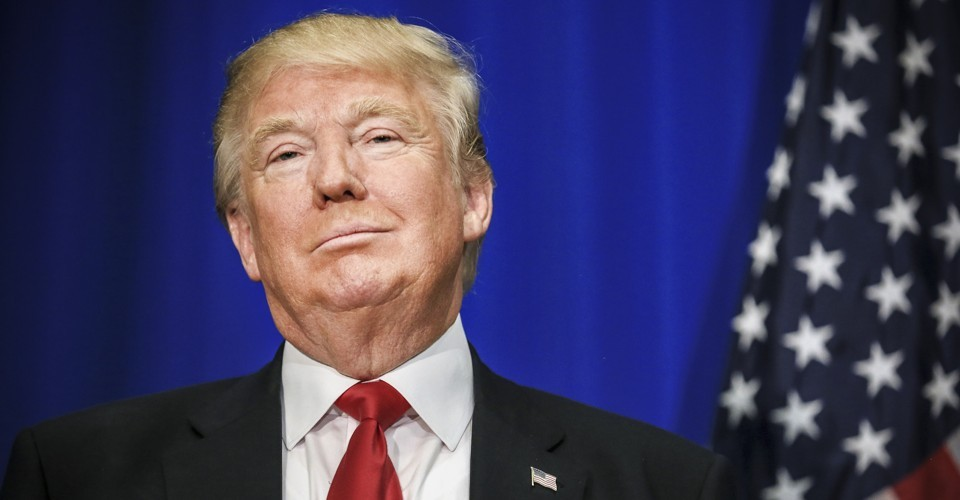
#> input picture res/Trump.jpg, 960 x 500 px, found by its file name
$ jupyter execute --allow-errors 'Segmentation Task 3.ipynb'   (shell and % lines are left out)
#> lines starting #> are read from the running program, lines starting #| are printed output that depends on the picture; after the words box and inside, x2 and y2 are one past the last pixel; in counts of white or black regions, pixels touching at a corner belong together
# Segmentation Task 3

## Requirement

    1. Open “Trump.jpg”;
    2. Use an appropriate colour space and range to segment out areas of flesh (you will need to research this);
    3. Use morphological processes to clean up the ROI.

    Advanced Task:
        Place Trump’s face somewhere entertaining!

[cell 1]
# Import libraries


import cv2 # The OpenCV library; install using `pip install opencv-contrib-python`
import numpy as np # Helpful when working with arrays; install using `pip install numpy`
from matplotlib import pyplot as plt # Good for graphing; install using `pip install matplotlib`
from matplotlib import image as image
import easygui # An easy-to-use file-picker; pip install easygui

[cell 2]
# Read the image
I = cv2.imread('res\Trump.jpg')
#> I is the input picture: shape (500, 960, 3); mean B, G, R 95, 62.7, 67.7

plt.imshow(cv2.cvtColor(I,cv2.COLOR_BGR2RGB))
plt.show()

[cell 3]
min_YCrCb = np.array([0,133,67],np.uint8)
max_YCrCb = np.array([255,173,133],np.uint8)

lower_HSV_values = np.array([0, 40, 60], dtype = "uint8")
upper_HSV_values = np.array([25, 255, 255], dtype = "uint8")

imageHSV = cv2.cvtColor(I,cv2.COLOR_BGR2HSV)
#> imageHSV: shape (500, 960, 3); mean H, S, V 93.3, 122.2, 107.4
# Get pointer to video frames from primary device
mask_HSV = cv2.inRange(imageHSV, lower_HSV_values, upper_HSV_values)
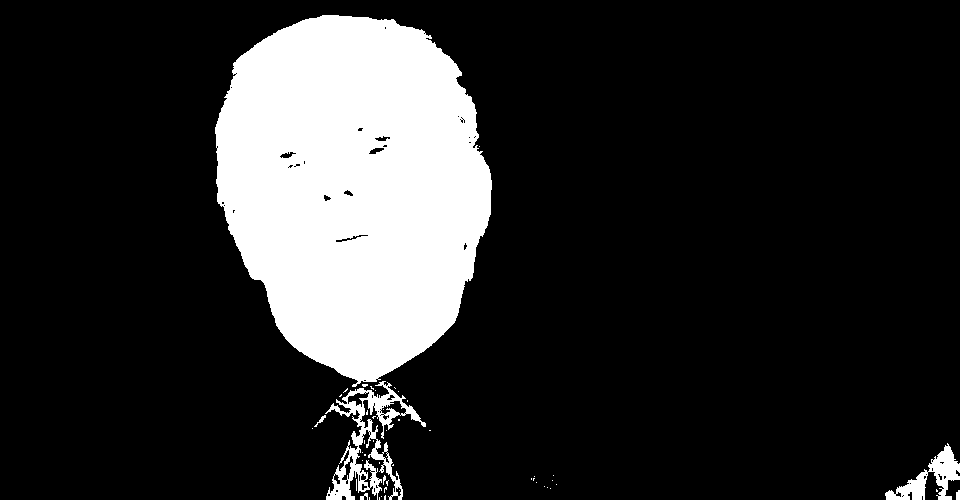
#> mask_HSV: shape (500, 960); 17.1% white; 49 white regions (43 under 20 px), largest, box (x1, y1, x2, y2) and area: (215, 15, 492, 387) 76682, (325, 381, 426, 500) 3406, (885, 443, 960, 500) 1516, (314, 415, 326, 427) 38, (956, 490, 960, 500) 36, (360, 493, 368, 500) 32

imageYCrCb = cv2.cvtColor(I,cv2.COLOR_BGR2YCR_CB)
#> imageYCrCb: shape (500, 960, 3); mean of channels 0, 1, 2 67.9, 127.8, 143.3
skinRegionYCrCb = cv2.inRange(imageYCrCb,min_YCrCb,max_YCrCb)
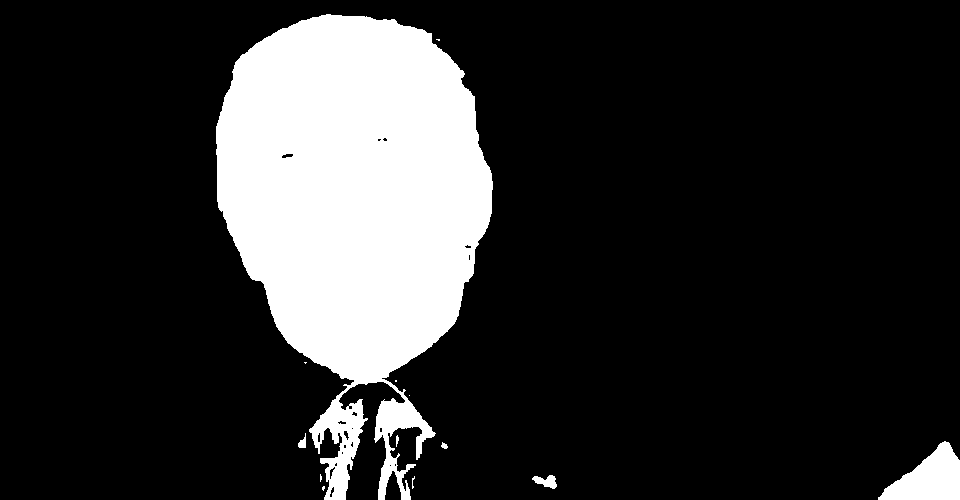
#> skinRegionYCrCb: shape (500, 960); 18% white; 13 white regions (7 under 20 px), largest, box (x1, y1, x2, y2) and area: (216, 14, 493, 500) 83106, (878, 441, 960, 500) 2804, (532, 475, 557, 489) 203, (298, 433, 306, 448) 69, (441, 442, 448, 449) 31, (396, 435, 399, 447) 24

skinYCrCb = cv2.bitwise_and(I, I, mask = mask_HSV)
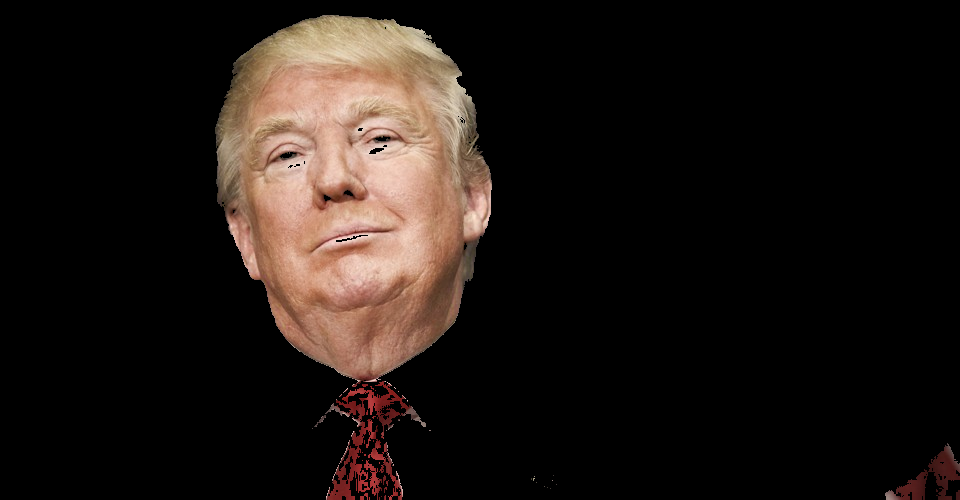
#> skinYCrCb: shape (500, 960, 3); mean B, G, R 19.1, 23.1, 30.5

plt.imshow(cv2.cvtColor(skinYCrCb,cv2.COLOR_BGR2RGB))
plt.show()

[cell 4]
kernel = np.ones((5,5),np.uint8)

opening = cv2.morphologyEx(skinYCrCb, cv2.MORPH_OPEN, kernel)

plt.imshow(cv2.cvtColor( opening, cv2.MORPH_OPEN, kernel))
plt.show()
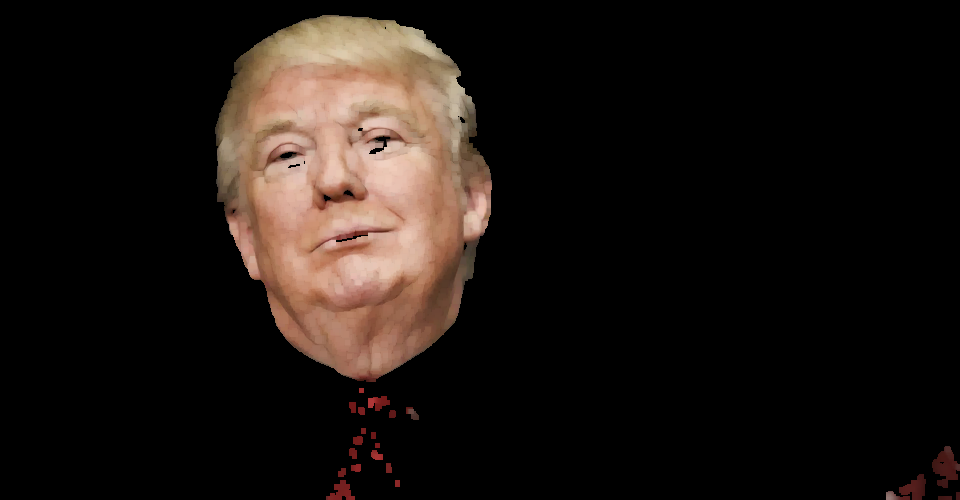
#> shown: shape (500, 960, 4); mean R, G, B, A 28.8, 21.7, 17.8, 255

[cell 5]
kernel = np.ones((7,7),np.uint8)

opening = cv2.morphologyEx(opening, cv2.MORPH_CLOSE, kernel)

plt.imshow(cv2.cvtColor( opening, cv2.MORPH_OPEN, kernel))
plt.show()
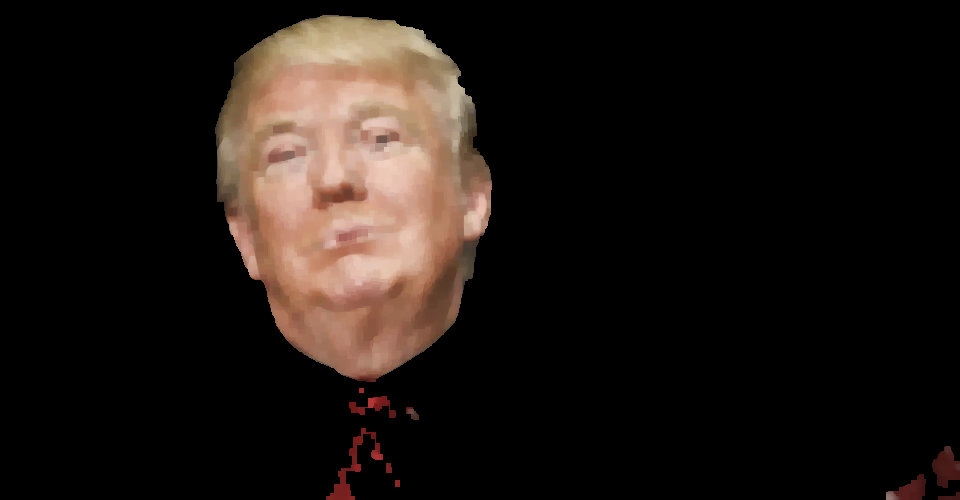
#> shown: shape (500, 960, 4); mean R, G, B, A 29.4, 22.3, 18.3, 255

[cell 6]
kernel = np.ones((5,5),np.uint8)

erosion = cv2.erode(opening,kernel,iterations = 1)
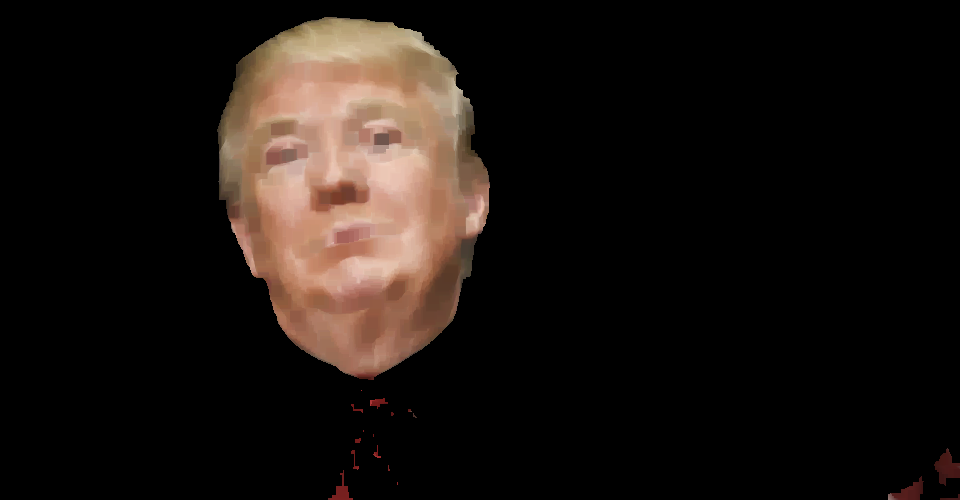
#> erosion: shape (500, 960, 3); mean B, G, R 16.7, 20.6, 27.3

plt.imshow(cv2.cvtColor( erosion, cv2.MORPH_OPEN, kernel))
plt.show()

[cell 7]
kernel = np.ones((7,7),np.uint8)

erosion = cv2.erode(erosion,kernel,iterations = 1)
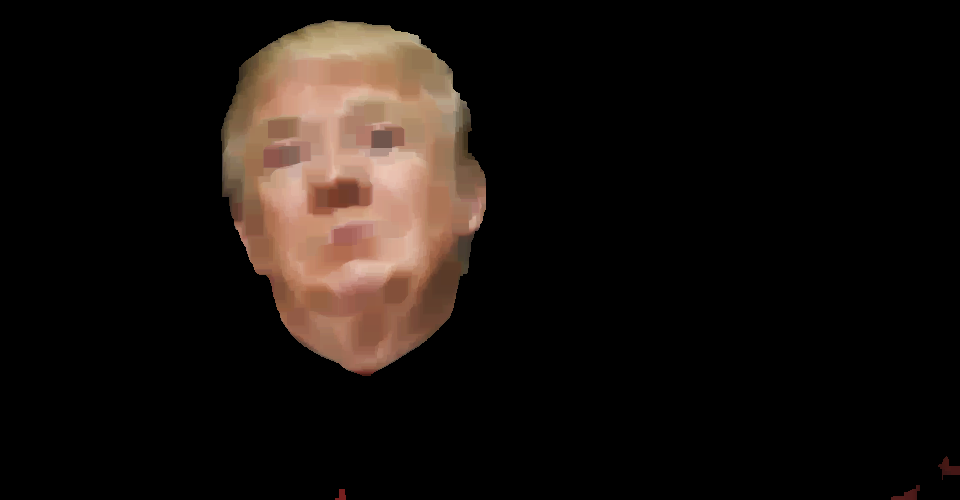
#> erosion: shape (500, 960, 3); mean B, G, R 14.7, 18.4, 24.8

plt.imshow(cv2.cvtColor( erosion, cv2.MORPH_OPEN, kernel))
plt.show()

[cell 8]
G = cv2.cvtColor(erosion,cv2.COLOR_BGR2GRAY)
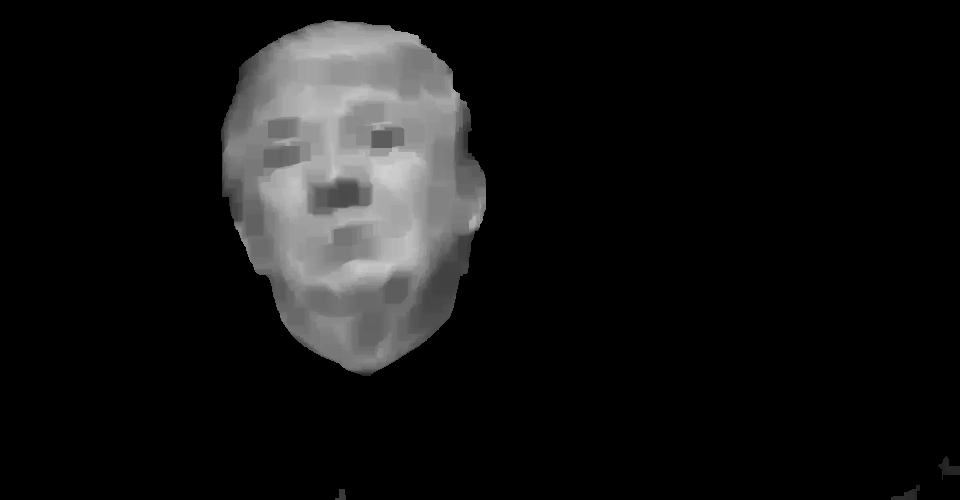
#> G: shape (500, 960); min 0, max 208, mean 19.9
T = np.mean(G) + np.std(G)
#> T = 69.35

_,B = cv2.threshold(G,T, 255, cv2.THRESH_BINARY)
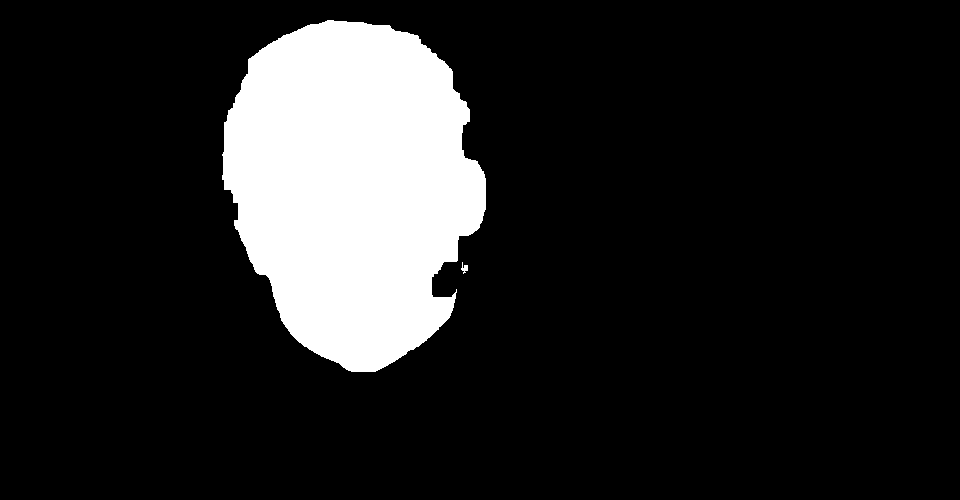
#> B: shape (500, 960); 14.2% white; 2 white regions, box (x1, y1, x2, y2) and area: (222, 20, 486, 372) 68302, (461, 262, 468, 274) 43
_,inv_B = cv2.threshold(G,T, 255, cv2.THRESH_BINARY_INV)
plt.imshow(inv_B, cmap = 'gray')
plt.show()

[cell 9]
trump = cv2.bitwise_and(I,I,mask = B)
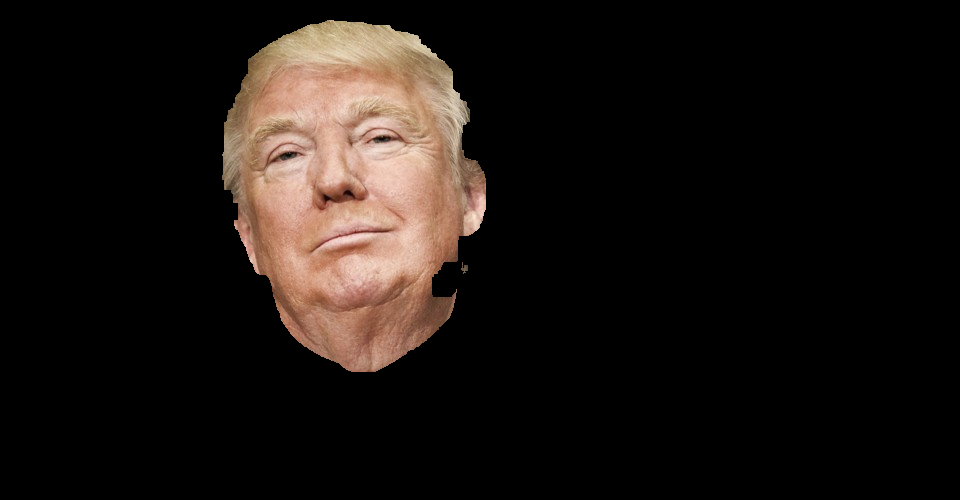
#> trump: shape (500, 960, 3); mean B, G, R 17.3, 20.8, 27
plt.imshow(cv2.cvtColor(trump,cv2.COLOR_BGR2RGB))
plt.show()
